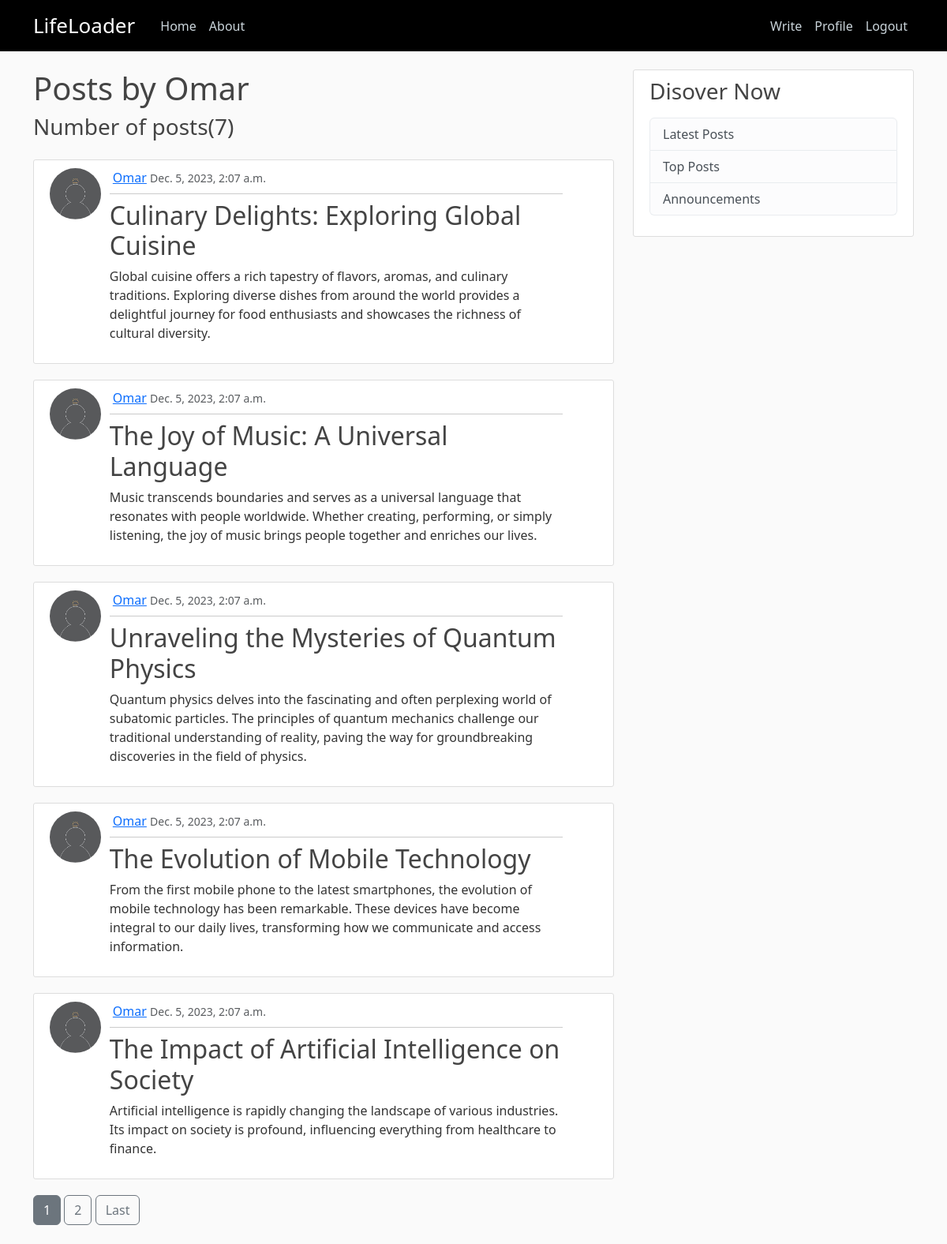
Page /posts/Omar (signed in) on the committed database.
### social_net/models.py (models this page shows, shortened)
class Post(models.Model):
    author = models.ForeignKey(User, on_delete=models.CASCADE)
    title = models.CharField(max_length=150)
    content = models.TextField()
    date_created = models.DateTimeField(default=timezone.now)

### users/models.py (models this page shows, shortened)
class Profile(models.Model):
    user = models.OneToOneField(User, on_delete=models.CASCADE)
    bio = models.TextField(null=True)
    profile_pic = models.ImageField(
        default='default.jpg', upload_to='profile_pics')

### social_net/views.py (the view)
# urls.py: path('posts/<str:username>', views.UserPostListView.as_view(),
class UserPostListView(ListView):
    model = Post
    template_name = 'social_net/user_posts.html'
    context_object_name = 'posts'
    paginate_by = 5
    def get_queryset(self):
        user = get_object_or_404(User, username=self.kwargs['username'])
        return Post.objects.filter(author=user).order_by('-date_created')

### social_net/templates/social_net/user_posts.html (shortened to what this page needs)
{% extends "social_net/base_temp.html" %}
{% block content %}
    <h1>Posts by {{ view.kwargs.username }}</h1>
    <h3 class="mb-4">Number of posts({{ page_obj.paginator.count }})</h3>
    {% for post in posts %}
    <article class="media content-section">
        <div class="row">
            <div class="col-md-1">
                <img class="rounded-circle article-img" src="{{ post.author.profile.profile_pic.url }}" alt="post's author profile picture">
            </div>
            <div class="col-md-10 ms-3">
                <div class="media-body">
                    <div class="d-flex justify-content-between align-items-center">
                        <div>
                            <a class="ms-1" href="{% url 'LifeLoader-view_profile' post.author %}">{{ post.author }}</a>
                            <small class="text-muted">{{ post.date_created }}</small>
                        </div>
                    </div>
                    <hr class="my-2">
                    <h2><a class="article-title" href="{% url 'LifeLoader-post_detail' post.id %}">{{ post.title }}</a></h2>
                    <p class="article-content">{{ post.content }}</p>
                </div>
            </div>
        </div>
    </article>
    {% endfor %}
    {% if is_paginated %}
        {% for num in page_obj.paginator.page_range %}
            {% if num == page_obj.number %}
                <a class="btn btn-secondary mb-4" href="?page={{ num }}"> {{ num }}</a>
            {% elif num > page_obj.number|add:'-3' and num < page_obj.number|add:'3' %}
                <a class="btn btn-outline-secondary mb-4" href="?page={{ num }}"> {{ num }}</a>
            {% endif %}
        {% endfor %}
        {% if page_obj.has_next %}
            <a class="btn btn-outline-secondary mb-4" href="?page={{ page_obj.paginator.num_pages }}"> Last</a>
         {% endif %}
    {% endif %}
{% endblock content %}

### social_net/static/social_net/main.css (style rules this page uses)
body { background: #fafafa; color: #333333; margin-top: 5rem; }
h1, h2, h3, h4, h5, h6 { color: #444444; }
.content-section { background: #ffffff; padding: 10px 20px; border: 1px solid #dddddd; border-radius: 3px; margin-bottom: 20px; }
.article-title { color: #444444; text-decoration: none; }
.article-content { white-space: pre-line; }
.article-img { height: 65px; width: 65px; margin-right: 16px; }

### rows in the picture
Post: author.profile.profile_pic (placeholder picture), author "Omar", date_created "Dec. 5, 2023, 2:07 a.m.", title "Culinary Delights: Exploring Global Cuisine", content "Global cuisine offers a rich tapestry of flavors, aromas, and culinary traditions. Exploring diverse dishes from around the world provides a delightful journey for food enthusiasts and showcases the richness of cultural diversity."
Post: author.profile.profile_pic (placeholder picture), author "Omar", date_created "Dec. 5, 2023, 2:07 a.m.", title "The Joy of Music: A Universal Language", content "Music transcends boundaries and serves as a universal language that resonates with people worldwide. Whether creating, performing, or simply listening, the joy of music brings people together and enriches our lives."
Post: author.profile.profile_pic (placeholder picture), author "Omar", date_created "Dec. 5, 2023, 2:07 a.m.", title "Unraveling the Mysteries of Quantum Physics", content "Quantum physics delves into the fascinating and often perplexing world of subatomic particles. The principles of quantum mechanics challenge our traditional understanding of reality, paving the way for groundbreaking discoveries in the field of physics."
Post: author.profile.profile_pic (placeholder picture), author "Omar", date_created "Dec. 5, 2023, 2:07 a.m.", title "The Evolution of Mobile Technology", content "From the first mobile phone to the latest smartphones, the evolution of mobile technology has been remarkable. These devices have become integral to our daily lives, transforming how we communicate and access information."
Post: author.profile.profile_pic (placeholder picture), author "Omar", date_created "Dec. 5, 2023, 2:07 a.m.", title "The Impact of Artificial Intelligence on Society", content "Artificial intelligence is rapidly changing the landscape of various industries. Its impact on society is profound, influencing everything from healthcare to finance."

### other values in the picture
{{ view.kwargs.username }} "Omar"
{{ page_obj.paginator.count }} "7"
{{ num }} "1"
{{ num }} "2"
